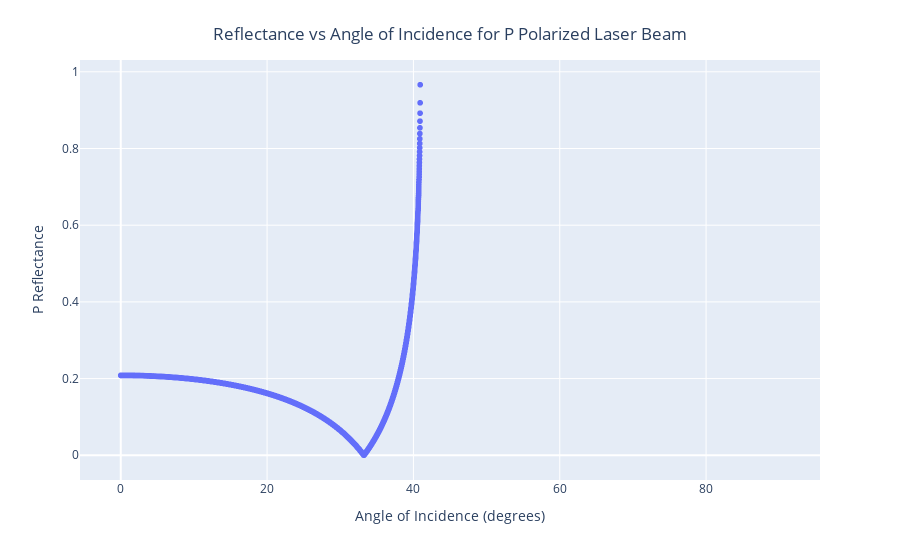
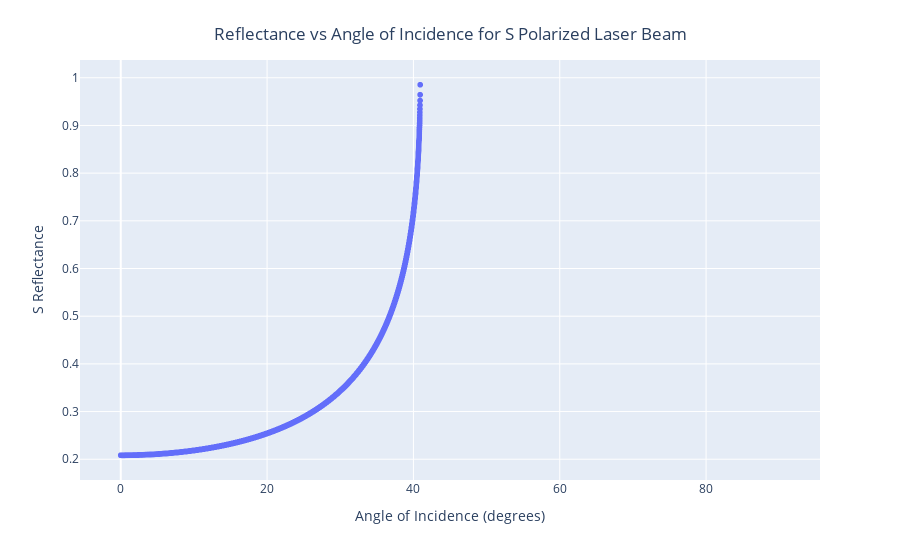

Notebook code cell kept with these figures, in order:
### Markdown cell above
# 7 - 14

### Code cell
theta_incident = np.linspace(0, 90, num = 10000)

reflectance_p = abs(reflectionCoefficent(2.33, 1, theta_incident * pi / 180, Type = 'p')) #convert degrees to radians
reflectance_s = abs(reflectionCoefficent(2.33, 1, theta_incident * pi / 180, Type = 's'))

pReflectance_df = DataFrame({'Angle of Incidence (degrees)': theta_incident , 'P Reflectance': reflectance_p})
sReflectance_df = DataFrame({'Angle of Incidence (degrees)': theta_incident , 'S Reflectance': reflectance_s})
pReflectance_df

pReflectance_plot = scatter(pReflectance_df, x = 'Angle of Incidence (degrees)',  y = 'P Reflectance').update_layout(title={
        'text': "Reflectance vs Angle of Incidence for P Polarized Laser Beam",
        'y':0.95,
        'x':0.5,
        #'xanchor': 'center',
        'yanchor': 'top'})
pReflectance_plot.show()

sReflectance_plot = scatter(sReflectance_df, x = 'Angle of Incidence (degrees)',  y = 'S Reflectance').update_layout(title={
        'text': "Reflectance vs Angle of Incidence for S Polarized Laser Beam",
        'y':0.95,
        'x':0.5,
        #'xanchor': 'center',
        'yanchor': 'top'})
sReflectance_plot

### Figure 1 — Plotly figure (JSON) as saved in the notebook; plotly's stock layout.template omitted (floating-point values rounded to 4 significant figures; data arrays with more than 128 entries replaced by an {"elided": "..."} marker saying what was removed)
{"data": [{"hovertemplate": "Angle of Incidence (degrees)=%{x}<br>P Reflectance=%{y}<extra></extra>", "legendgroup": "", "marker": {"color": "#636efa", "symbol": "circle"}, "mode": "markers", "name": "", "showlegend": false, "x": {"elided": "10000 float values"}, "xaxis": "x", "y": {"elided": "10000 float values"}, "yaxis": "y", "type": "scattergl"}], "layout": {"xaxis": {"anchor": "y", "domain": [0.0, 1.0], "title": {"text": "Angle of Incidence (degrees)"}}, "yaxis": {"anchor": "x", "domain": [0.0, 1.0], "title": {"text": "P Reflectance"}}, "legend": {"tracegroupgap": 0}, "margin": {"t": 60}, "title": {"text": "Reflectance vs Angle of Incidence for P Polarized Laser Beam", "y": 0.95, "x": 0.5, "yanchor": "top"}}}

### Figure 2 — Plotly figure (JSON) as saved in the notebook; plotly's stock layout.template omitted (floating-point values rounded to 4 significant figures; data arrays with more than 128 entries replaced by an {"elided": "..."} marker saying what was removed)
{"data": [{"hovertemplate": "Angle of Incidence (degrees)=%{x}<br>S Reflectance=%{y}<extra></extra>", "legendgroup": "", "marker": {"color": "#636efa", "symbol": "circle"}, "mode": "markers", "name": "", "showlegend": false, "x": {"elided": "10000 float values"}, "xaxis": "x", "y": {"elided": "10000 float values"}, "yaxis": "y", "type": "scattergl"}], "layout": {"xaxis": {"anchor": "y", "domain": [0.0, 1.0], "title": {"text": "Angle of Incidence (degrees)"}}, "yaxis": {"anchor": "x", "domain": [0.0, 1.0], "title": {"text": "S Reflectance"}}, "legend": {"tracegroupgap": 0}, "margin": {"t": 60}, "title": {"text": "Reflectance vs Angle of Incidence for S Polarized Laser Beam", "y": 0.95, "x": 0.5, "yanchor": "top"}}}
